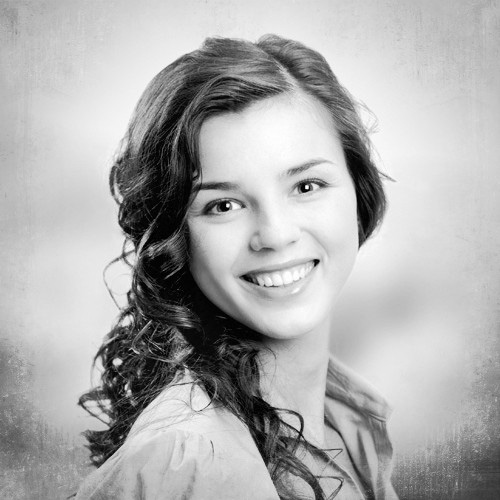
#> input picture assets/preview500.jpg, 500 x 500 px, found by its file name
$ python highpass.py
#> lines starting #> are read from the running program, lines starting #| are printed output that depends on the picture
import cv2
# import Numpy
import numpy as np

img=cv2.imread("./assets/preview500.jpg")
#> img is the input picture: shape (500, 500, 3); min 0, max 255, mean 173.7

kernel=np.array([[0.0,-1.0,0.0],
                 [-1.0,4.0,-1.0],
                 [0.0,-1.0,0.0]])

kernel=kernel/np.sum(kernel)  if np.sum(kernel)!=0 else 1
img_fil=cv2.filter2D(img,-1,kernel)
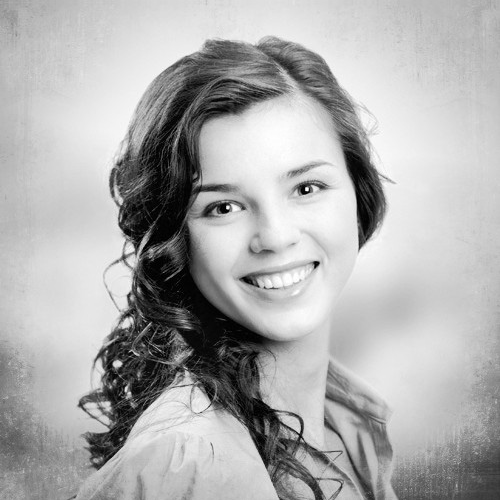
#> img_fil: shape (500, 500, 3); min 0, max 255, mean 173.9
cv2.imshow('original',img)
cv2.imshow('filtered',img_fil)
cv2.waitKey(0)
cv2.destroyAllWindows()
